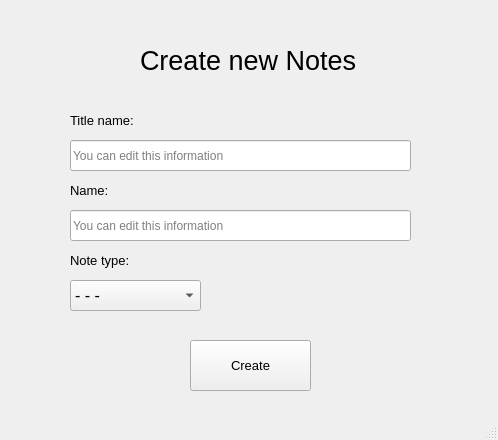
<?xml version="1.0" encoding="UTF-8"?>
<ui version="4.0">
 <class>MainWindow</class>
 <widget class="QMainWindow" name="MainWindow">
  <property name="geometry">
   <rect>
    <x>0</x>
    <y>0</y>
    <width>498</width>
    <height>440</height>
   </rect>
  </property>
  <property name="windowTitle">
   <string>Create new Notes!</string>
  </property>
  <widget class="QWidget" name="centralwidget">
   <widget class="QLabel" name="label">
    <property name="geometry">
     <rect>
      <x>140</x>
      <y>30</y>
      <width>241</width>
      <height>61</height>
     </rect>
    </property>
    <property name="font">
     <font>
      <pointsize>20</pointsize>
     </font>
    </property>
    <property name="text">
     <string>Create new Notes</string>
    </property>
   </widget>
   <widget class="QLineEdit" name="le_name">
    <property name="geometry">
     <rect>
      <x>70</x>
      <y>210</y>
      <width>341</width>
      <height>31</height>
     </rect>
    </property>
    <property name="placeholderText">
     <string>You can edit this information</string>
    </property>
   </widget>
   <widget class="QLabel" name="label_4">
    <property name="geometry">
     <rect>
      <x>70</x>
      <y>250</y>
      <width>111</width>
      <height>21</height>
     </rect>
    </property>
    <property name="font">
     <font>
      <pointsize>10</pointsize>
     </font>
    </property>
    <property name="text">
     <string>Note type:</string>
    </property>
   </widget>
   <widget class="QLabel" name="label_5">
    <property name="geometry">
     <rect>
      <x>70</x>
      <y>110</y>
      <width>111</width>
      <height>21</height>
     </rect>
    </property>
    <property name="font">
     <font>
      <pointsize>10</pointsize>
     </font>
    </property>
    <property name="text">
     <string>Title name:</string>
    </property>
   </widget>
   <widget class="QLineEdit" name="le_title">
    <property name="geometry">
     <rect>
      <x>70</x>
      <y>140</y>
      <width>341</width>
      <height>31</height>
     </rect>
    </property>
    <property name="text">
     <string/>
    </property>
    <property name="placeholderText">
     <string>You can edit this information</string>
    </property>
   </widget>
   <widget class="QLabel" name="label_6">
    <property name="geometry">
     <rect>
      <x>70</x>
      <y>180</y>
      <width>111</width>
      <height>21</height>
     </rect>
    </property>
    <property name="font">
     <font>
      <pointsize>10</pointsize>
     </font>
    </property>
    <property name="text">
     <string>Name:</string>
    </property>
   </widget>
   <widget class="QComboBox" name="cb_type">
    <property name="geometry">
     <rect>
      <x>70</x>
      <y>280</y>
      <width>131</width>
      <height>31</height>
     </rect>
    </property>
    <property name="font">
     <font>
      <pointsize>12</pointsize>
     </font>
    </property>
    <property name="currentText">
     <string extracomment="Please choose note type!">- - -</string>
    </property>
    <item>
     <property name="text">
      <string>- - -</string>
     </property>
    </item>
    <item>
     <property name="text">
      <string>Document</string>
     </property>
    </item>
   </widget>
   <widget class="QPushButton" name="bt_close">
    <property name="geometry">
     <rect>
      <x>190</x>
      <y>340</y>
      <width>121</width>
      <height>51</height>
     </rect>
    </property>
    <property name="font">
     <font>
      <pointsize>10</pointsize>
     </font>
    </property>
    <property name="text">
     <string>Create</string>
    </property>
   </widget>
  </widget>
  <widget class="QMenuBar" name="menubar">
   <property name="geometry">
    <rect>
     <x>0</x>
     <y>0</y>
     <width>498</width>
     <height>21</height>
    </rect>
   </property>
  </widget>
  <widget class="QStatusBar" name="statusbar"/>
 </widget>
 <resources/>
 <connections/>
</ui>
